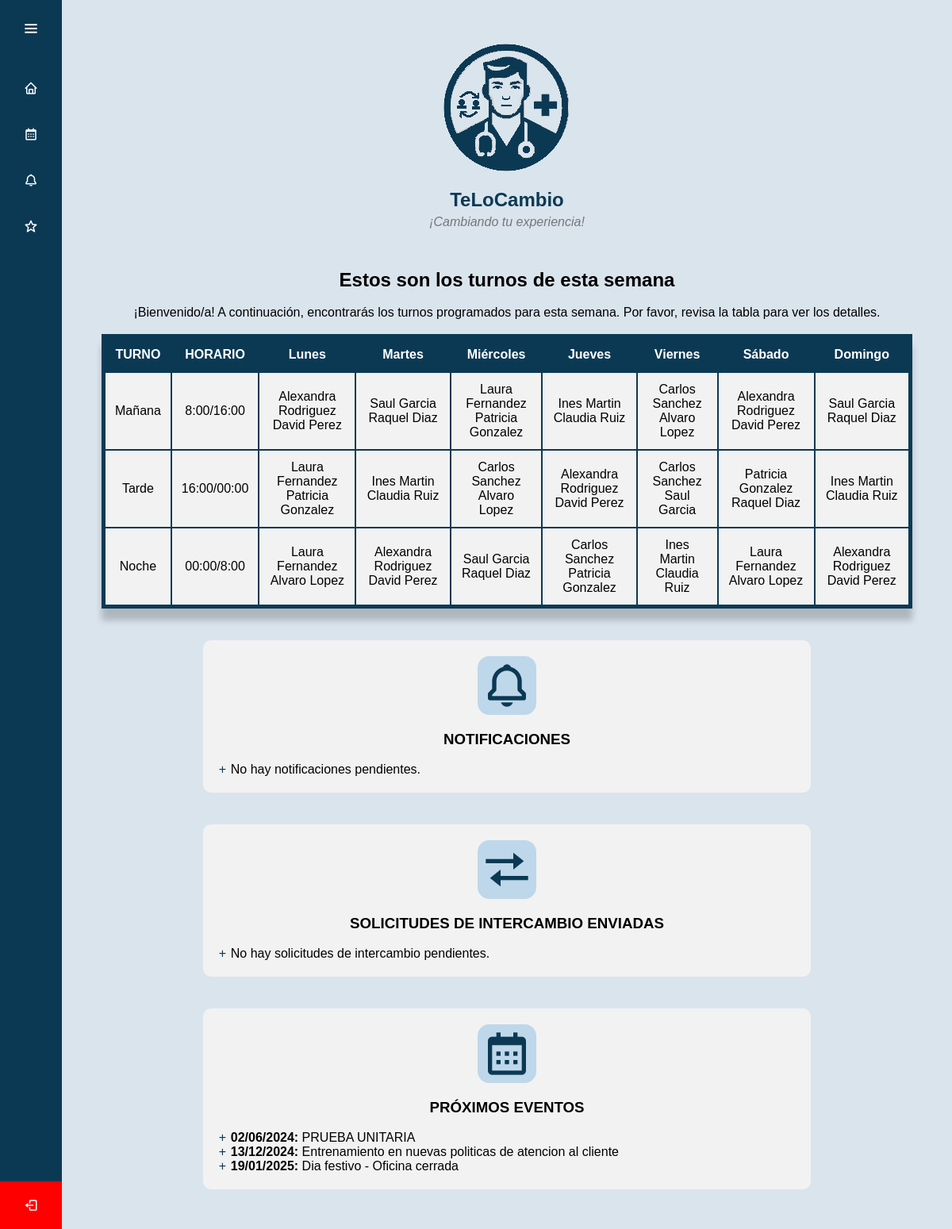
Screenshot of /ProyectoFinal/menu.php (signed in) with the database file from the repository.
### tables this page shows
CREATE TABLE `eventos` (
  `ID` int(11) NOT NULL,
  `Fecha` date DEFAULT NULL,
  `Descripcion` varchar(255) DEFAULT NULL
);

### ProyectoFinal/menu.php (the view, shortened to what this page needs)
<?php
require_once "conexion.php";
?>
<!DOCTYPE html>
<html lang="es">
<head>
    <link rel="stylesheet" href="/css/estilos.css">
    <link href='https://unpkg.com/boxicons@2.0.7/css/boxicons.min.css' rel='stylesheet'>
</head>
<body>
<?php include 'n-bar.php'; ?>
<section class="home-section">
    <div class="encabezado">
        <img src="\img\descarga2.png" alt="Logo de TeLoCambio">
        <h1 class="titulo">TeLoCambio</h1>
        <p class="slogan">¡Cambiando tu experiencia!</p>
    </div>
    <h2>Estos son los turnos de esta semana</h2><br>
    <div class="descripcion-turnos">
        <p>¡Bienvenido/a! A continuación, encontrarás los turnos programados para esta semana. Por favor, revisa la tabla para ver los detalles.</p>
    </div><br>
    <?php
$query = "SELECT t.Tipo_turno, t.Dia_semana,
                 GROUP_CONCAT(CASE WHEN at.Publicado_libre = 1
                                   THEN CONCAT('<span class=\"libre\">', tr.Nombre, ' ', tr.Apellido, '</span>')
                                   ELSE CONCAT(tr.Nombre, ' ', tr.Apellido)
                                   END ORDER BY tr.ID SEPARATOR '<br>') AS nombres
          FROM turno t
          LEFT JOIN asignacion_turno at ON t.ID = at.ID_Turno
          LEFT JOIN trabajador tr ON at.ID_Trabajador = tr.ID
          GROUP BY t.Tipo_turno, t.Dia_semana
          ORDER BY FIELD(t.Tipo_turno, 'mañana', 'tarde', 'noche'),
                   FIELD(t.Dia_semana, 'lunes', 'martes', 'miércoles', 'jueves', 'viernes', 'sábado', 'domingo')";
    $result = $conexion->query($query);
    $tabla_turnos = array();
    while ($row = $result->fetch_assoc()) {
        $turno = $row['Tipo_turno'];
        $dia = $row['Dia_semana'];
        $nombres = $row['nombres'];
        if (!isset($tabla_turnos[$turno])) {
            $tabla_turnos[$turno] = array();
        }
        if (!isset($tabla_turnos[$turno][$dia])) {
            $tabla_turnos[$turno][$dia] = $nombres;
        } else {
            $tabla_turnos[$turno][$dia] .= "<br>" . $nombres;
        }
    }
    ?>
<table id="tabla-turnos">
    <tr>
        <th>TURNO</th>
        <th>HORARIO</th>
        <th>Lunes</th>
        <th>Martes</th>
        <th>Miércoles</th>
        <th>Jueves</th>
        <th>Viernes</th>
        <th>Sábado</th>
        <th>Domingo</th>
    </tr>
    <?php
    foreach (['mañana', 'tarde', 'noche'] as $turno) {
        echo "<tr>";
        echo "<td>" . ucfirst($turno) . "</td>";
        echo "<td>";
        switch ($turno) {
            case 'mañana':
                echo "8:00/16:00";
                break;
            case 'tarde':
                echo "16:00/00:00";
                break;
            case 'noche':
                echo "00:00/8:00";
                break;
        }
        echo "</td>";
        foreach (['lunes', 'martes', 'miercoles', 'jueves', 'viernes', 'sabado', 'domingo'] as $dia) {
            $dia_utf8 = utf8_encode($dia);
            echo "<td>";
            if (isset($tabla_turnos[$turno][$dia_utf8])) {
                echo $tabla_turnos[$turno][$dia_utf8];
            } else {
                echo "-";
            }
            echo "</td>";
        }
        echo "</tr>";
    }
    ?>
</table>
    <div class="calendario-eventos">
    <div class="campana-container">
        <i class='bx bx-bell campana'></i>
    </div>
    <h3>NOTIFICACIONES</h3><br>
    <ul>
        <?php
        $nombre_usuario = $_SESSION["usuario"];
        $query_id_usuario = "SELECT ID FROM trabajador WHERE Nombre_Usuario = ?";
        $statement_id_usuario = $conexion->prepare($query_id_usuario);
        $statement_id_usuario->bind_param("s", $nombre_usuario);
        $statement_id_usuario->execute();
        $result_id_usuario = $statement_id_usuario->get_result();
        if ($result_id_usuario->num_rows > 0) {
            $row_id_usuario = $result_id_usuario->fetch_assoc();
            $id_usuario = $row_id_usuario['ID'];
        } else {
            echo "<li>No se encontró el ID del usuario.</li>";
            exit();
        }
        $query_notificaciones = "SELECT Tipo_notificacion, Estado_notificacion, ID_Destinatario, ID_Remitente
                                 FROM notificaciones
                                 WHERE (Tipo_notificacion = 'Solicitud de intercambio' AND ID_Destinatario = ? AND Estado_notificacion = 'Pendiente')
                                    OR (Tipo_notificacion = 'Valoraciones' AND ID_Remitente = ? AND Estado_notificacion = 'Pendiente')";
        $statement_notificaciones = $conexion->prepare($query_notificaciones);
        $statement_notificaciones->bind_param("ii", $id_usuario, $id_usuario);
        $statement_notificaciones->execute();
        $result_notificaciones = $statement_notificaciones->get_result();
        if ($result_notificaciones->num_rows > 0) {
            while ($row_notificacion = $result_notificaciones->fetch_assoc()) {
                $tipo_notificacion = $row_notificacion['Tipo_notificacion'];
                $estado_notificacion = $row_notificacion['Estado_notificacion'];
                echo "<li><strong>$tipo_notificacion</strong> - Estado: $estado_notificacion</li>";
            }
        } else {
            echo "<li>No hay notificaciones pendientes.</li>";
        }
        ?>
    </ul>
</div>
        <div class="calendario-eventos">
    <div class="campana-container">
        <i class='bx bx-transfer campana'></i>
    </div>
    <h3>SOLICITUDES DE INTERCAMBIO ENVIADAS</h3><br>
    <ul>
        <?php
$query_solicitudes = "SELECT tr.Nombre, tr.Apellido, t.Tipo_turno, t.Dia_semana
FROM notificaciones n
JOIN trabajador tr ON n.ID_Destinatario = tr.ID
JOIN turno t ON n.ID_Turno_Solicitado = t.ID
WHERE n.ID_Remitente = ? AND n.Estado_notificacion = 'Pendiente' AND n.Tipo_notificacion = 'Solicitud de intercambio'";
        $statement_solicitudes = $conexion->prepare($query_solicitudes);
        $statement_solicitudes->bind_param("i", $id_usuario);
        $statement_solicitudes->execute();
        $result_solicitudes = $statement_solicitudes->get_result();
        if ($result_solicitudes->num_rows > 0) {
            while ($row_solicitudes = $result_solicitudes->fetch_assoc()) {
                $nombre_destinatario = $row_solicitudes['Nombre'];
                $apellido_destinatario = $row_solicitudes['Apellido'];
                $tipo_turno = ucfirst($row_solicitudes['Tipo_turno']);
                $dia_semana = ucfirst(utf8_encode($row_solicitudes['Dia_semana']));
                echo "<li><strong>$nombre_destinatario $apellido_destinatario</strong> - Turno: $tipo_turno, Día: $dia_semana</li>";
            }
        } else {
            echo "<li>No hay solicitudes de intercambio pendientes.</li>";
        }
        ?>
    </ul>
    </div>
    <div class="calendario-eventos">
    <div class="campana-container">
        <i class='bx bx-calendar campana'></i>
    </div>
    <h3>PRÓXIMOS EVENTOS</h3><br>
    <ul>
        <?php
        $query_eventos = "SELECT DATE_FORMAT(Fecha, '%d/%m/%Y') AS Fecha, Descripcion FROM eventos WHERE Fecha >= CURDATE() ORDER BY YEAR(Fecha) ASC, MONTH(Fecha) ASC, DAY(Fecha) ASC";
        $result_eventos = $conexion->query($query_eventos);
        if ($result_eventos->num_rows > 0) {
            while ($row_eventos = $result_eventos->fetch_assoc()) {
                $fecha_evento = $row_eventos['Fecha'];
                $descripcion_evento = $row_eventos['Descripcion'];
                echo "<li><strong>$fecha_evento:</strong> $descripcion_evento</li>";
            }
        } else {
            echo "<li>No hay eventos próximos.</li>";
        }
        ?>
    </ul>
</section>
</body>
</html>

### ProyectoFinal/css/estilos.css (style rules this page uses)
#tabla-turnos { width: 100%; border-collapse: collapse; border: 5px solid #0B3954; overflow: hidden; box-shadow: 0 15px 8px rgba(0, 0, 0, 0.2); }
#tabla-turnos th, #tabla-turnos td { padding: 12px; text-align: center; }
#tabla-turnos th { background-color: #0B3954; color: #fff; font-weight: bold; }
#tabla-turnos td { background-color: #f2f2f2; }
#tabla-turnos th, #tabla-turnos td { border: 2px solid #0B3954; }
.descripcion-turnos { text-align: center; }
h2 { text-align: center; }
.calendario-eventos { background-color: #f2f2f2; border-radius: 10px; padding: 20px; max-width: 75%; margin: 40px auto 0; }
.calendario-eventos h3 { text-align: center; }
.calendario-eventos ul { list-style: none; padding: 0; }
.calendario-eventos li:before { content: "+"; color: #0B3954; display: inline-block; width: 10px; height: 10px; margin-right: 5px; }
.encabezado { text-align: center; margin-bottom: 50px; }
.titulo { color: #0B3954; font-size: 24px; margin-top: 10px; }
.slogan { color: #777; font-style: italic; margin-top: 5px; }
* { margin: 0; padding: 0; box-sizing: border-box; font-family: "Poppins" , sans-serif; }
.home-section { position: relative; background: #dae4ed; min-height: 100vh; top: 0; left: 78px; width: calc(100% - 78px); transition: all 0.5s ease; z-index: 2; padding: 50px; }

### ProyectoFinal/menu.php (style rules this page uses)
.campana { align-items: center; color: #0B3954; font-size: 4rem; background-color: #BFD7EA; padding: 5px; border-radius: 20%; }
.campana-container { display: flex; justify-content: center; align-items: center; margin-bottom: 20px; }

### rows the page displays
eventos: fecha_evento "02/06/2024", Descripcion "PRUEBA UNITARIA"
eventos: fecha_evento "13/12/2024", Descripcion "Entrenamiento en nuevas politicas de atencion al cliente"
eventos: fecha_evento "19/01/2025", Descripcion "Dia festivo - Oficina cerrada"

### other values shown
$turno "Mañana"
$tabla_turnos[$turno][$dia_utf8] "Alexandra Rodriguez David Perez"
$tabla_turnos[$turno][$dia_utf8] "Saul Garcia Raquel Diaz"
$tabla_turnos[$turno][$dia_utf8] "Laura Fernandez Patricia Gonzalez"
$tabla_turnos[$turno][$dia_utf8] "Ines Martin Claudia Ruiz"
$tabla_turnos[$turno][$dia_utf8] "Carlos Sanchez Alvaro Lopez"
$turno "Tarde"
$tabla_turnos[$turno][$dia_utf8] "Carlos Sanchez Saul Garcia"
$tabla_turnos[$turno][$dia_utf8] "Patricia Gonzalez Raquel Diaz"
$turno "Noche"
$tabla_turnos[$turno][$dia_utf8] "Laura Fernandez Alvaro Lopez"
$tabla_turnos[$turno][$dia_utf8] "Carlos Sanchez Patricia Gonzalez"
